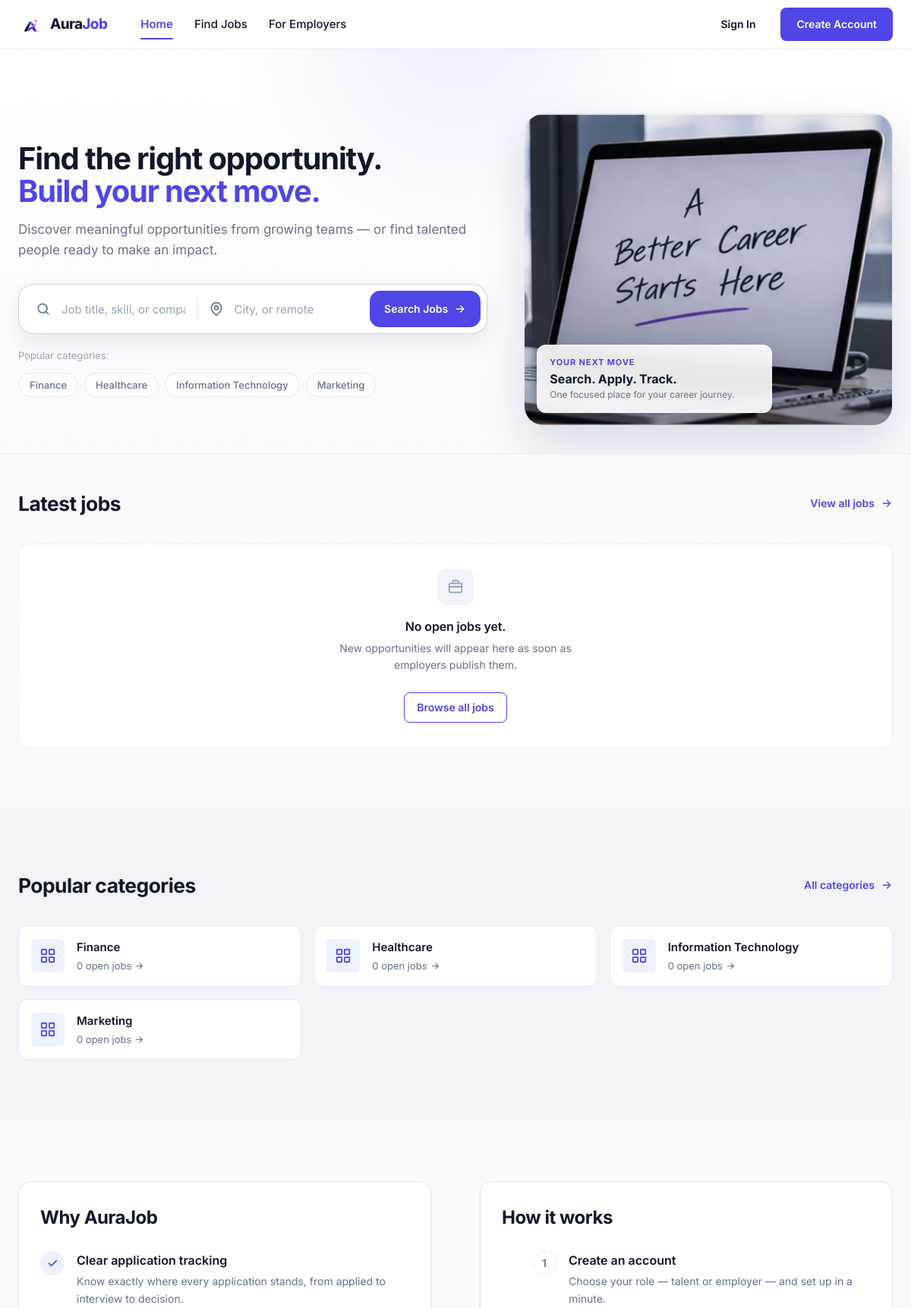
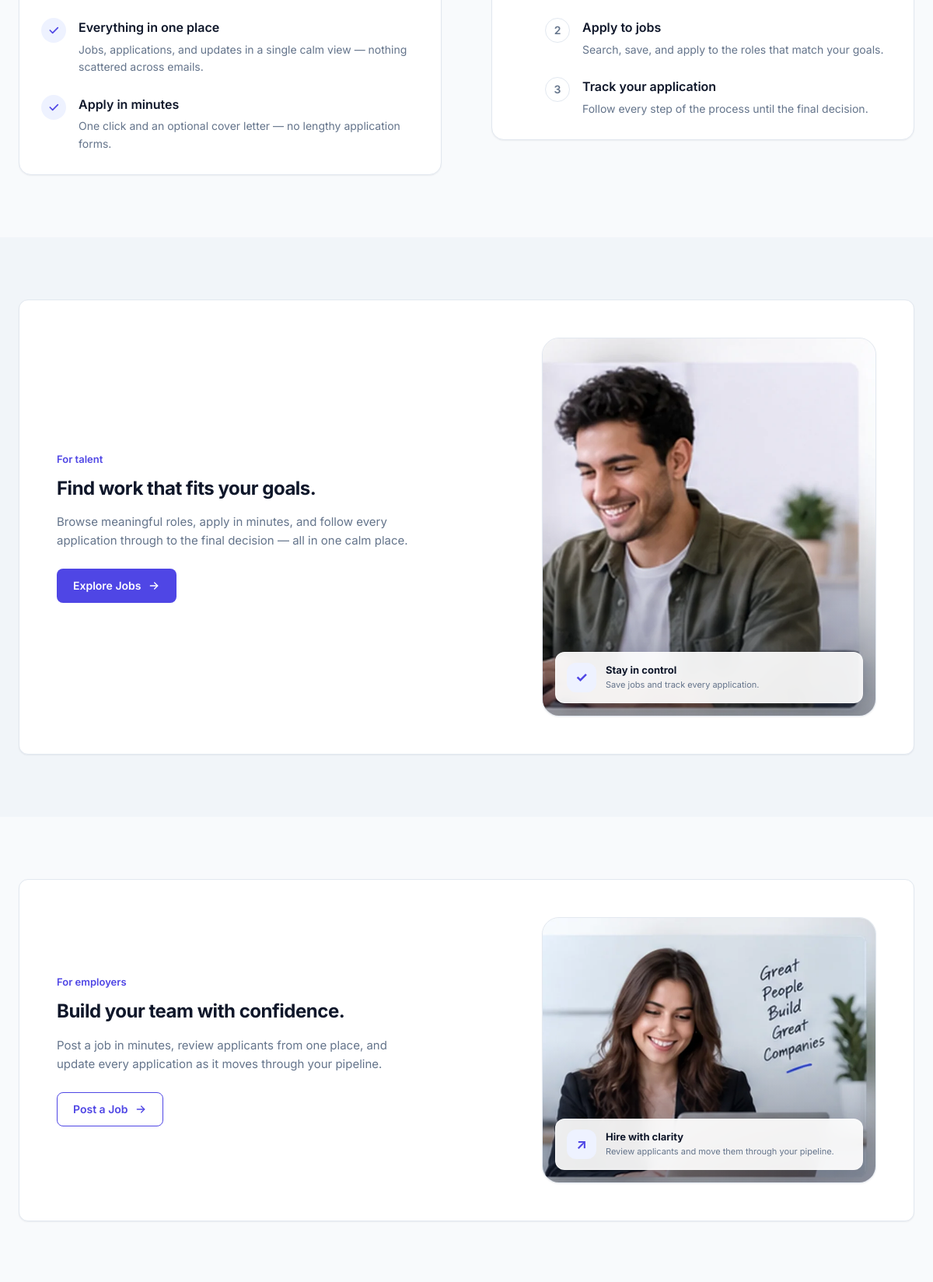
The page / (upper part) on the database its author committed (2 pictures, top to bottom).
### tables this page shows
CREATE TABLE categories (
    id         INT UNSIGNED  NOT NULL AUTO_INCREMENT,
    name       VARCHAR(80)   NOT NULL,
    slug       VARCHAR(100)  NOT NULL,
    created_at TIMESTAMP     NOT NULL DEFAULT CURRENT_TIMESTAMP,
    PRIMARY KEY (id),
    UNIQUE KEY uq_categories_name (name),
    UNIQUE KEY uq_categories_slug (slug)
);

### app/Support/html.php (called while the page is built, shortened)
<?php
function hirepeak_url(string $path): string
{
    $path = ltrim($path, '/');
    return $path === '' ? '/' : '/' . $path;
}
function hirepeak_esc(?string $value): string
{
    return htmlspecialchars((string) $value, ENT_QUOTES, 'UTF-8');
}
    ?><!DOCTYPE html>

### public/index.php (the view, shortened to what this page needs)
<?php
require dirname(__DIR__) . '/app/Support/html.php';
$latestJobs = [];
$homeCategories = [];
$homeDbError = false;
try {
    $db = hirepeak_db();
    $stmt = $db->prepare(
        "SELECT j.id, j.title, j.location, j.salary_min, j.salary_max,
                j.employment_type, j.work_mode, j.created_at,
                c.name AS company_name, ct.name AS category_name
         FROM jobs j
         INNER JOIN companies c ON c.id = j.company_id
         INNER JOIN categories ct ON ct.id = j.category_id
         WHERE j.status = 'active'
           AND (j.application_deadline IS NULL OR j.application_deadline >= CURDATE())
         ORDER BY j.created_at DESC, j.id DESC
         LIMIT 3"
    );
    $stmt->execute();
    $latestJobs = $stmt->get_result()->fetch_all(MYSQLI_ASSOC);
    $result = $db->query(
        "SELECT ct.id, ct.name, ct.slug, COUNT(j.id) AS open_jobs
         FROM categories ct
         LEFT JOIN jobs j
           ON j.category_id = ct.id
          AND j.status = 'active'
          AND (j.application_deadline IS NULL OR j.application_deadline >= CURDATE())
         GROUP BY ct.id, ct.name, ct.slug
         ORDER BY open_jobs DESC, ct.name ASC
         LIMIT 6"
    );
    $homeCategories = $result->fetch_all(MYSQLI_ASSOC);
} catch (\Throwable $e) {
    error_log('[aurajob] home data load failed: ' . $e->getMessage());
    $homeDbError = true;
}
?>
<!DOCTYPE html>
<html lang="en">
<head>
  <link rel="stylesheet" href="/assets/css/style.css">
</head>
<body class="home-page">
  <?php require dirname(__DIR__) . '/app/Views/header.php'; ?>
  <main id="main">
    <section class="hero">
      <div class="container hero__layout">
        <div class="hero__inner">
        <h1 class="hero__title">
          <span class="hero__title-line">Find the right opportunity.</span>
          <span class="hero__title-line">Build your next move.</span>
        </h1>
        <p class="hero__sub">Discover meaningful opportunities from growing teams — or find talented people ready to make an impact.</p>
        <form class="hero-search" role="search" action="<?php echo hirepeak_url('jobs.php'); ?>" method="get" data-hero-search>
          <div class="hero-search__field">
            <svg width="20" height="20" viewBox="0 0 24 24" fill="none" stroke="currentColor" stroke-width="2" stroke-linecap="round" stroke-linejoin="round" aria-hidden="true">
              <circle cx="11" cy="11" r="7"/>
              <path d="m20 20-3.5-3.5"/>
            </svg>
            <input id="hero-keyword" name="keyword" type="search" placeholder="Job title, skill, or company" autocomplete="off">
          </div>
          <div class="hero-search__field">
            <svg width="20" height="20" viewBox="0 0 24 24" fill="none" stroke="currentColor" stroke-width="2" stroke-linecap="round" stroke-linejoin="round" aria-hidden="true">
              <path d="M20 10c0 6-8 12-8 12S4 16 4 10a8 8 0 0 1 16 0Z"/>
              <circle cx="12" cy="10" r="3"/>
            </svg>
            <input id="hero-location" name="location" type="text" placeholder="City, or remote" autocomplete="off">
          </div>
          <button class="btn btn--primary hero-search__submit" type="submit">
            Search Jobs
            <svg width="16" height="16" viewBox="0 0 24 24" fill="none" stroke="currentColor" stroke-width="2" stroke-linecap="round" stroke-linejoin="round" aria-hidden="true">
              <path d="M5 12h14"/>
              <path d="m13 6 6 6-6 6"/>
            </svg>
          </button>
        </form>
        <div class="hero-popular">
          <span class="hero-popular__label" id="popular-label">Popular categories:</span>
          <ul aria-labelledby="popular-label">
            <?php foreach (array_slice($homeCategories, 0, 4) as $category): ?>
              <?php $categoryUrl = hirepeak_url('jobs.php?category%5B%5D=' . rawurlencode((string) $category['name'])); ?>
              <li><a class="chip" href="<?php echo hirepeak_esc($categoryUrl); ?>"><?php echo hirepeak_esc((string) $category['name']); ?></a></li>
            <?php endforeach; ?>
          </ul>
        </div>
        </div>
        <figure class="hero-visual">
          <img src="/assets/images/hero-career.webp" alt="Modern workspace with a laptop focused on career growth" width="960" height="514" fetchpriority="high">
          <figcaption class="hero-visual__card">
            <span class="hero-visual__eyebrow">Your next move</span>
            <strong>Search. Apply. Track.</strong>
            <span>One focused place for your career journey.</span>
          </figcaption>
        </figure>
      </div>
    </section>
  <section class="section" aria-labelledby="latest-jobs-title">
      <div class="container">
        <div class="section-head">
          <h2 class="section-title" id="latest-jobs-title">Latest jobs</h2>
          <a class="link-arrow" href="<?php echo hirepeak_url('jobs.php'); ?>">
            View all jobs
            <svg width="16" height="16" viewBox="0 0 24 24" fill="none" stroke="currentColor" stroke-width="2" stroke-linecap="round" stroke-linejoin="round" aria-hidden="true">
              <path d="M5 12h14"/>
              <path d="m13 6 6 6-6 6"/>
            </svg>
          </a>
        </div>
        <div class="job-grid">
          <?php if ($homeDbError): ?>
            <section class="empty-state" aria-labelledby="home-jobs-error-title">
              <div class="empty-state__icon" aria-hidden="true">
                <svg width="22" height="22" viewBox="0 0 24 24" fill="none" stroke="currentColor" stroke-width="2" stroke-linecap="round" stroke-linejoin="round">
                  <circle cx="12" cy="12" r="9"/><path d="M12 8v4"/><path d="M12 16h.01"/>
                </svg>
              </div>
              <h3 class="empty-state__title" id="home-jobs-error-title">Jobs are temporarily unavailable.</h3>
              <p class="empty-state__text">Please try again in a moment.</p>
              <a class="btn btn--outline btn--sm" href="<?php echo hirepeak_url('jobs.php'); ?>">Open Find Jobs</a>
            </section>
          <?php elseif ($latestJobs === []): ?>
            <section class="empty-state" aria-labelledby="home-jobs-empty-title">
              <div class="empty-state__icon" aria-hidden="true">
                <svg width="22" height="22" viewBox="0 0 24 24" fill="none" stroke="currentColor" stroke-width="2" stroke-linecap="round" stroke-linejoin="round">
                  <rect x="3" y="7" width="18" height="13" rx="2"/><path d="M8 7V5a2 2 0 0 1 2-2h4a2 2 0 0 1 2 2v2"/><path d="M3 12h18"/>
                </svg>
              </div>
              <h3 class="empty-state__title" id="home-jobs-empty-title">No open jobs yet.</h3>
              <p class="empty-state__text">New opportunities will appear here as soon as employers publish them.</p>
              <a class="btn btn--outline btn--sm" href="<?php echo hirepeak_url('jobs.php'); ?>">Browse all jobs</a>
            </section>
          <?php endif; ?>
        </div>
      </div>
    </section>
    <section class="section section--subtle" aria-labelledby="categories-title">
      <div class="container">
        <div class="section-head">
          <h2 class="section-title" id="categories-title">Popular categories</h2>
          <a class="link-arrow" href="<?php echo hirepeak_url('jobs.php'); ?>">
            All categories
            <svg width="16" height="16" viewBox="0 0 24 24" fill="none" stroke="currentColor" stroke-width="2" stroke-linecap="round" stroke-linejoin="round" aria-hidden="true">
              <path d="M5 12h14"/>
              <path d="m13 6 6 6-6 6"/>
            </svg>
          </a>
        </div>
        <div class="category-grid">
          <?php if ($homeDbError): ?>
            <section class="empty-state">
              <h3 class="empty-state__title">Categories are temporarily unavailable.</h3>
              <p class="empty-state__text">You can still browse all open roles.</p>
              <a class="btn btn--outline btn--sm" href="<?php echo hirepeak_url('jobs.php'); ?>">Browse jobs</a>
            </section>
          <?php else: ?>
            <?php foreach ($homeCategories as $category): ?>
              <?php
              $categoryName = (string) $category['name'];
              $openJobs = (int) $category['open_jobs'];
              $categoryUrl = hirepeak_url('jobs.php?category%5B%5D=' . rawurlencode($categoryName));
              ?>
              <a class="category-card" href="<?php echo hirepeak_esc($categoryUrl); ?>">
                <span class="category-card__icon">
                </span>
                <span class="category-card__body">
                  <span class="category-card__name"><?php echo hirepeak_esc($categoryName); ?></span>
                  <span class="category-card__cta">
                    <?php echo $openJobs === 1 ? '1 open job' : $openJobs . ' open jobs'; ?>
                    <svg width="13" height="13" viewBox="0 0 24 24" fill="none" stroke="currentColor" stroke-width="2" stroke-linecap="round" stroke-linejoin="round" aria-hidden="true">
                      <path d="M5 12h14"/>
                      <path d="m13 6 6 6-6 6"/>
                    </svg>
                  </span>
                </span>
              </a>
            <?php endforeach; ?>
          <?php endif; ?>
        </div>
      </div>
    </section>
    <section class="section" id="why-aurajob" aria-label="Why AuraJob and how it works">
      <div class="container why-grid">
        <div class="why-col">
          <h2 class="why-col__title">Why AuraJob</h2>
          <ul class="feature-list">
            <li class="feature">
              <span class="feature__icon" aria-hidden="true">
                <svg width="16" height="16" viewBox="0 0 24 24" fill="none" stroke="currentColor" stroke-width="2.5" stroke-linecap="round" stroke-linejoin="round">
                  <path d="m5 12 5 5L20 7"/>
                </svg>
              </span>
              <div>
                <h3 class="feature__title">Clear application tracking</h3>
                <p class="feature__text">Know exactly where every application stands, from applied to interview to decision.</p>
              </div>
            </li>
            <li class="feature">
              <span class="feature__icon" aria-hidden="true">
                <svg width="16" height="16" viewBox="0 0 24 24" fill="none" stroke="currentColor" stroke-width="2.5" stroke-linecap="round" stroke-linejoin="round">
                  <path d="m5 12 5 5L20 7"/>
                </svg>
              </span>
              <div>
                <h3 class="feature__title">Everything in one place</h3>
                <p class="feature__text">Jobs, applications, and updates in a single calm view — nothing scattered across emails.</p>
              </div>
            </li>
            <li class="feature">
              <span class="feature__icon" aria-hidden="true">
                <svg width="16" height="16" viewBox="0 0 24 24" fill="none" stroke="currentColor" stroke-width="2.5" stroke-linecap="round" stroke-linejoin="round">
                  <path d="m5 12 5 5L20 7"/>
                </svg>
              </span>
              <div>
                <h3 class="feature__title">Apply in minutes</h3>
                <p class="feature__text">One click and an optional cover letter — no lengthy application forms.</p>
              </div>
            </li>
          </ul>
        </div>
        <div class="why-col">
          <h2 class="why-col__title">How it works</h2>
          <ol class="step-list">
            <li class="step">
              <span class="step__num" aria-hidden="true">1</span>
              <div>
                <h3 class="step__title">Create an account</h3>
                <p class="step__text">Choose your role — talent or employer — and set up in a minute.</p>
              </div>
            </li>
            <li class="step">
              <span class="step__num" aria-hidden="true">2</span>
              <div>
                <h3 class="step__title">Apply to jobs</h3>
                <p class="step__text">Search, save, and apply to the roles that match your goals.</p>
              </div>
            </li>
            <li class="step">
              <span class="step__num" aria-hidden="true">3</span>
              <div>
                <h3 class="step__title">Track your application</h3>
                <p class="step__text">Follow every step of the process until the final decision.</p>
              </div>
            </li>
          </ol>
        </div>
      </div>
    </section>
    <section class="section section--subtle" aria-label="For talent">
      <div class="container">
        <div class="benefit">
          <div>
            <p class="benefit__eyebrow">For talent</p>
            <h2 class="benefit__title">Find work that fits your goals.</h2>
            <p class="benefit__text">Browse meaningful roles, apply in minutes, and follow every application through to the final decision — all in one calm place.</p>
            <div class="benefit__actions">
              <a class="btn btn--primary" href="<?php echo hirepeak_url('jobs.php'); ?>">
                Explore Jobs
                <svg width="16" height="16" viewBox="0 0 24 24" fill="none" stroke="currentColor" stroke-width="2" stroke-linecap="round" stroke-linejoin="round" aria-hidden="true">
                  <path d="M5 12h14"/>
                  <path d="m13 6 6 6-6 6"/>
                </svg>
              </a>
            </div>
          </div>
          <figure class="benefit-visual benefit-visual--talent">
            <img src="/assets/images/talent-career.webp" alt="Job seeker working on a laptop" width="720" height="816" loading="lazy">
            <figcaption class="benefit-visual__card">
              <span class="benefit-visual__icon" aria-hidden="true">✓</span>
              <span><strong>Stay in control</strong><small>Save jobs and track every application.</small></span>
            </figcaption>
          </figure>
        </div>
      </div>
    </section>
    <section class="section" id="for-employers" aria-label="For employers">
      <div class="container">
        <div class="benefit">
          <div>
            <p class="benefit__eyebrow">For employers</p>
            <h2 class="benefit__title">Build your team with confidence.</h2>
            <p class="benefit__text">Post a job in minutes, review applicants from one place, and update every application as it moves through your pipeline.</p>
            <div class="benefit__actions">
              <a class="btn btn--outline" href="<?php echo hirepeak_url('employer/post-job.php'); ?>">
                Post a Job
                <svg width="16" height="16" viewBox="0 0 24 24" fill="none" stroke="currentColor" stroke-width="2" stroke-linecap="round" stroke-linejoin="round" aria-hidden="true">
                  <path d="M5 12h14"/>
                  <path d="m13 6 6 6-6 6"/>
                </svg>
              </a>
            </div>
          </div>
          <figure class="benefit-visual benefit-visual--employer">
            <img src="/assets/images/employer-hiring.webp" alt="Recruiter reviewing candidates on a laptop" width="900" height="574" loading="lazy">
            <figcaption class="benefit-visual__card">
              <span class="benefit-visual__icon" aria-hidden="true">↗</span>
              <span><strong>Hire with clarity</strong><small>Review applicants and move them through your pipeline.</small></span>
            </figcaption>
          </figure>
        </div>
      </div>
    </section>
  </main>
</body>
</html>

### rows shown on the page
categories: name "Finance", openJobs "0"
categories: name "Healthcare", openJobs "0"
categories: name "Information Technology", openJobs "0"
categories: name "Marketing", openJobs "0"

### other values the page prints
hirepeak_esc($hpItem['label']) "Home"
hirepeak_esc($hpItem['label']) "Find Jobs"
hirepeak_esc($hpItem['label']) "For Employers"
